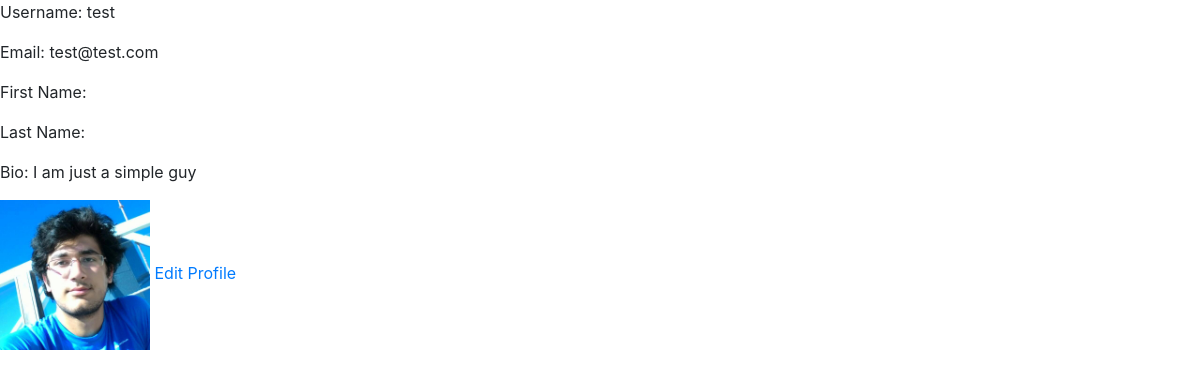
Page /profile/ (signed in) on the committed database.
### core/models.py (models this page shows, shortened)
class UserProfile(models.Model):
	user = models.OneToOneField(User, on_delete=models.CASCADE)
	bio = models.CharField(max_length=100, default='')
	profile_image = models.ImageField(upload_to='images', blank=True)

### core/views.py (the view)
# urls.py: path('profile/', UserProfileView.as_view(), name='user_profile'),
class UserProfileView(DetailView):
	model = UserProfile
	template_name = "core/user_profile.html"
	context_object_name = 'profile'
	def get_object(self):
		return UserProfile.objects.get(user=self.request.user)
	def get_context_data(self, **kwargs):
		context = super().get_context_data(**kwargs)
		return context

### core/templates/core/user_profile.html (shortened to what this page needs)
{% extends "core/header.html" %}
{% block content %}
	<p>Username: {{ profile.user.username }}</p>
	<p>Email: {{ profile.user.email }}</p>
	<p>First Name: {{ profile.user.first_name }}</p>
	<p>Last Name: {{ profile.user.last_name }}</p>
	<p>Bio: {{ profile.bio }}</p>
	{% if profile.profile_image %}
		<img src="{{ profile.profile_image.url }}" width=150>
	{% else %}
		{% load static %}
	{% endif %}
	<a href="{% url 'user_profile_edit' %} ">Edit Profile</a>
{% endblock %}

### core/templates/core/header.html (style rules this page uses)
html, body { height:100% }

### rows in the picture
UserProfile: user.username "test", user.email "test@test.com", bio "I am just a simple guy", profile_image (picture)
